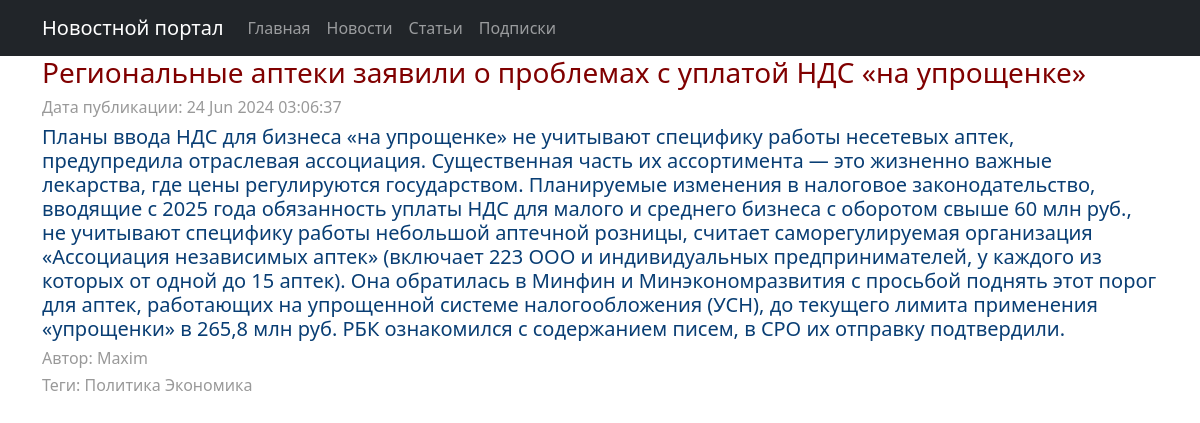
/main/84, run on the app's committed database.
### news/models.py (models this page shows, shortened)
class Post(models.Model):
    categor = [
        ('AR', 'Статья'),
        ('NE', 'Новость'),
    ]
    type = models.CharField(max_length=8, choices=categor, default='AR')
    user = models.ForeignKey(Author, on_delete=models.CASCADE, related_name='post')
    category = models.ManyToManyField(Category, through='PostCategory')
    date = models.DateTimeField(auto_now_add=True)
    title = models.CharField(max_length=256)
    text = models.TextField()
    rating = models.SmallIntegerField(default=0)

class Author(models.Model):
    user = models.OneToOneField(User, on_delete=models.CASCADE)
    rating = models.SmallIntegerField(default=0)

class Category(models.Model):
    category = models.CharField(max_length=100, default='article', unique=True)
    subscribers = models.ManyToManyField(User, blank=True, null=True, related_name='categories')

### news/views.py (the view)
# urls.py: path('main/<int:pk>', PostDetail.as_view(), name='post_detail'),
class PostDetail(DetailView):
    model = Post
    template_name = 'main_det.html'
    context_object_name = 'main'
    def get_context_data(self, **kwargs):
        context = super().get_context_data(**kwargs)
        context['tag'] = Post.category
        return context

### news/templatetags/custom_filters.py (called while the page is built)
@register.filter()
def censor(value):
    list_crensor = ['редиск', 'дурак', 'дурынд']
    for word in list_crensor:
        if word in value.lower():
            value = value.replace(word[1:], (len(word) - 1) * '*')
    return value

### templates/main_det.html (shortened to what this page needs)
{% extends 'flatpages/default.html' %}
{%load custom_filters %}
{% block content %}
{% if main %}
<h3 style="text-align: left;"><span
        style="color: #800000;">{{ main.title }}</span></h3>
<h6 style="text-align: left;"><span
        style="color: #999999;">Дата публикации: {{ main.date|date:'d M Y h:m:s' }}</span></h6>
<h5 style="text-align: left;">{{ main.text|censor }}</h5>
<h6 style="text-align: left;"><span
        style="color: #999999;">Автор: {{ main.user.user }}</span></h6>
<h6 style="text-align: left;"><span
        style="color: #999999;">Теги:
    {% for cat in main.category.all %}
    {{ cat.category }}
    {% endfor %} </span></h6>
{% endif %}
{% endblock content %}

### data on the page
Post: title "Региональные аптеки заявили о проблемах с уплатой НДС «на упрощенке»", date "24 Jun 2024 03:06:37", text|censor "Планы ввода НДС для бизнеса «на упрощенке» не учитывают специфику работы несетевых аптек, предупредила отраслевая ассоциация. Существенная часть их ассортимента — это жизненно важные лекарства, где цены регулируются государством. Планируемые изменения в налоговое законодательство, вводящие с 2025 года обязанность уплаты НДС для малого и среднего бизнеса с оборотом свыше 60 млн руб., не учитывают специфику работы небольшой аптечной розницы, считает саморегулируемая организация «Ассоциация независимых аптек» (включает 223 ООО и индивидуальных предпринимателей, у каждого из которых от одной до 15 аптек). Она обратилась в Минфин и Минэкономразвития с просьбой поднять этот порог для аптек,…", user.user "Maxim"
Category: category "Политика"
Category: category "Экономика"
